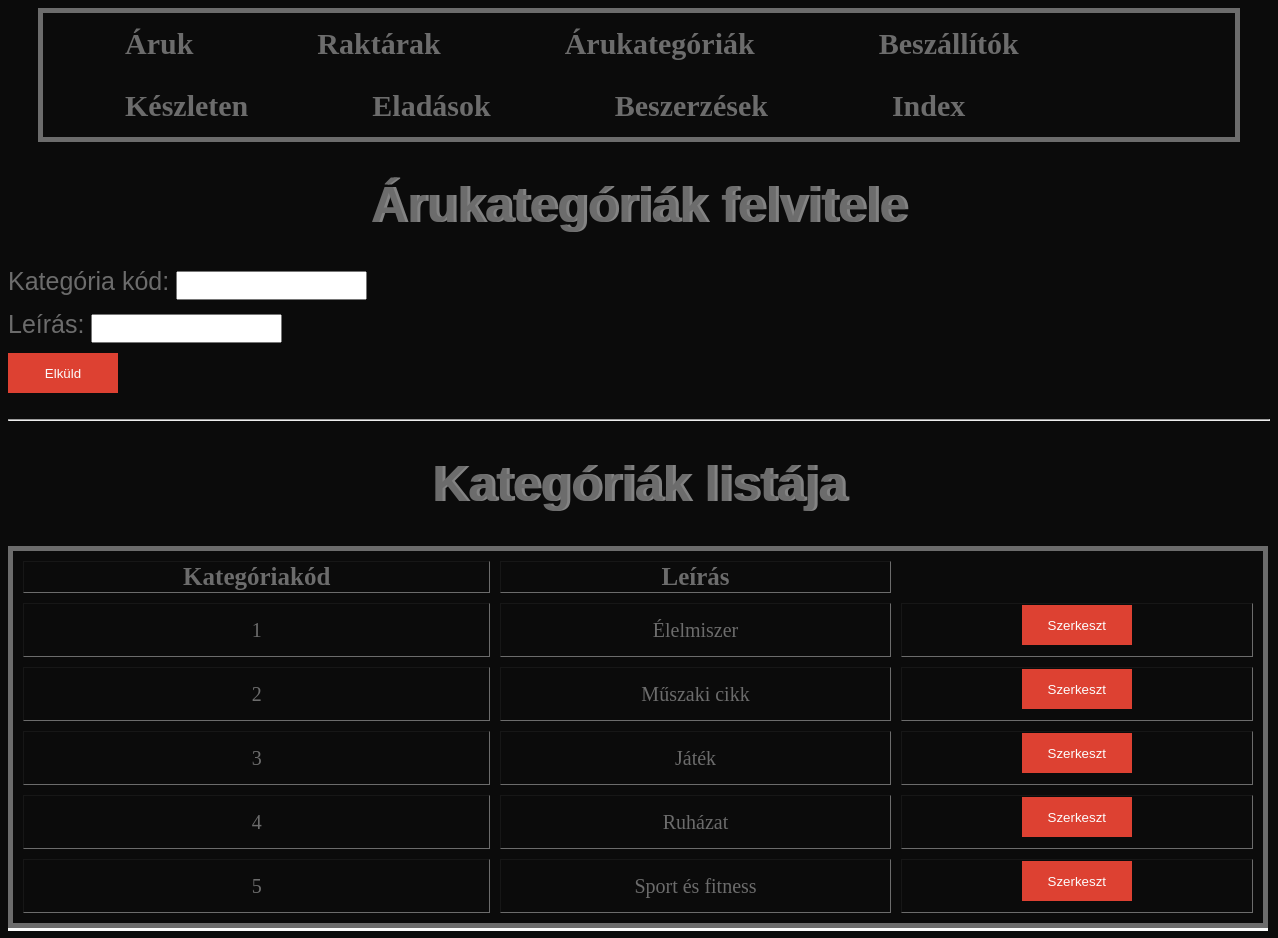
The page /arukategoria.php on the database its author committed.
### tables this page shows
CREATE TABLE `arukategoria` (
  `kkod` int(3) NOT NULL,
  `leiras` varchar(50) DEFAULT NULL
);

### db_fuggvenyek.php (called while the page is built, shortened)
<?php
function konyvtar_csatlakozas() {
	$conn = mysqli_connect("localhost", "root", "") or die("Csatlakozási hiba");
	mysqli_query($conn, 'SET NAMES UTF-8');
	mysqli_query($conn, 'SET character_set_results=utf8');
	mysqli_set_charset($conn, 'utf8');
	return $conn;
}
function arukategorialistatLeker() {
	if ( !($conn = konyvtar_csatlakozas()) ) {
		return false;
	}
	$result = mysqli_query( $conn,"SELECT kkod, leiras FROM arukategoria");
	return $result;
}

### arukategoria.php (the view, shortened to what this page needs)
<?php
include_once('db_fuggvenyek.php');
include_once('menu.php');
?>
<!DOCTYPE HTML>
<HTML>
<HEAD>
	<link rel="stylesheet" type="text/css" href="projekt.css"/>
</HEAD>
<BODY>
<h1>Árukategóriák felvitele</h1>
<form method="POST" action="arukategoriafelvitel.php" accept-charset="utf-8">
<label>Kategória kód: </label>
<input type="text" name="kkod" />
<br>
<label>Leírás: </label>
<input type="text" name="leiras" />
<br>
<input type="submit" value="Elküld" />
</form>
<hr/>
<h1>Kategóriák listája</h1>
<table border="1">
<tr>
<th>Kategóriakód</th>
<th>Leírás</th>
</tr>
<?php
	$arukategoria = arukategorialistatLeker();
    while( $egySor = mysqli_fetch_assoc($arukategoria) ) {
		echo '<form action="arukategoriaszerkesztes.php" method="POST">';
		echo '<tr>';
		echo '<td>'. $egySor["kkod"] .'</td>';
		echo '<td>'. $egySor["leiras"] .'</td>';
		echo '<td><input type="submit" value="Szerkeszt"></td>';
		echo '</tr>';
		echo'</form>';
	}
?>
</table>
</BODY>
</HTML>

### projekt.css (style rules this page uses)
label { color: #6c6c6c; font-size: 25px; font-family: Arial; }
h1 { color: #6c6c6c; font-size: 50px; font-family: Arial; font-weight: bold; text-align: center; text-shadow: 3px 0 #838383; }
th { font-size: 25px; }
td { font-size: 20px; }
body { background-color: #0b0b0b; }
table { color: #6c6c6c; border: 5px solid #6c6c6c; text-align: center; border-spacing: 10px; width: 1260px; margin-bottom: 10px; box-shadow: 0 3px #fcfcfc; }
input, textarea, fieldset { margin-bottom: 10px; color: #6c6c6c; padding: 5px; }
input[type="submit"] { background-color: #DD4132; color: #fcfcfc; width: 110px; height: 40px; outline: none; border: none; }

### rows shown on the page
arukategoria: kkod "1", leiras "Élelmiszer"
arukategoria: kkod "2", leiras "Műszaki cikk"
arukategoria: kkod "3", leiras "Játék"
arukategoria: kkod "4", leiras "Ruházat"
arukategoria: kkod "5", leiras "Sport és fitness"
